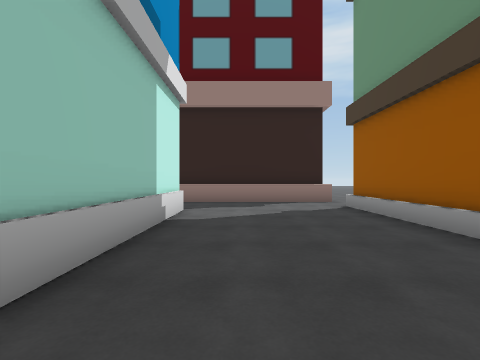
View 1 (above)

24 first-person views from a walk through a 3-D level made in the Unity game engine. The camera is 1.3 m above the floor, looks level and sees 85° across. The floor is counted in squares, 2 m on a side. Each view is taken from the middle of a square. On the plan, view 1 faces up. The plan holds only what a view shows up to about 9 squares ahead; the rest is blank. The place goes on beyond the plan. The player character is not drawn. Some surface patterns are stand-ins.

View 2
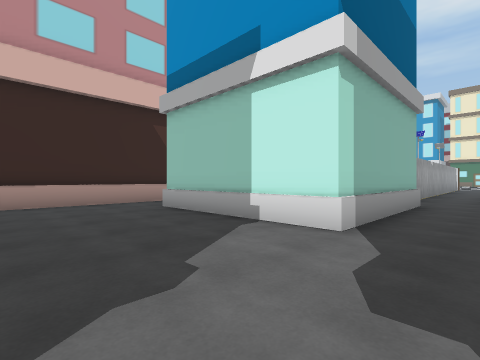

View 3
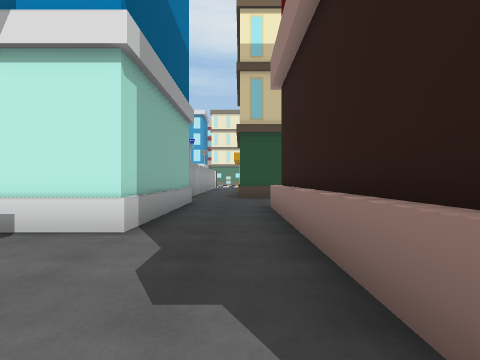

View 4
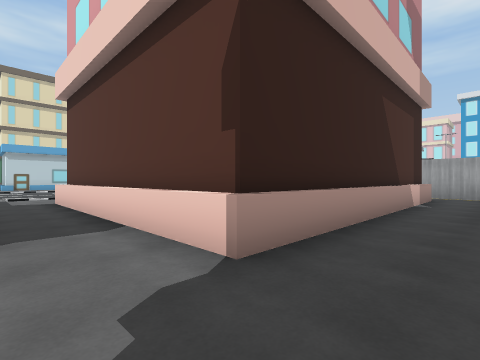

View 5
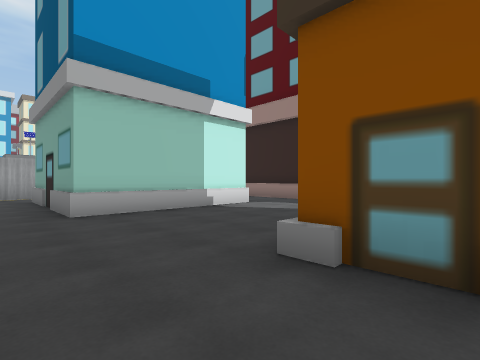

View 6
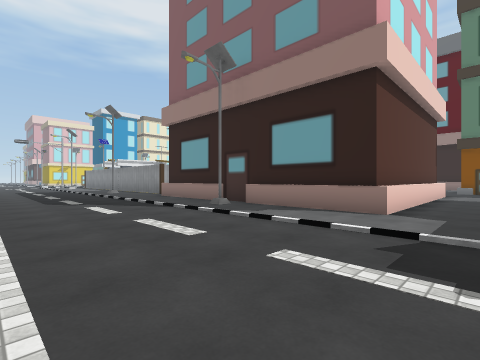

View 7
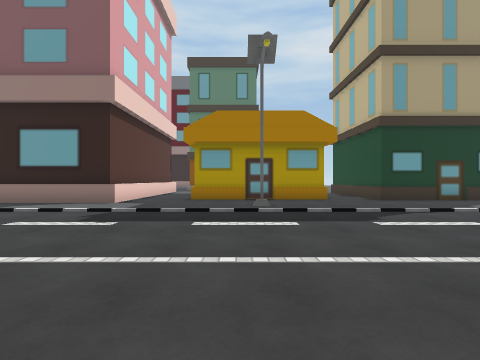

View 8
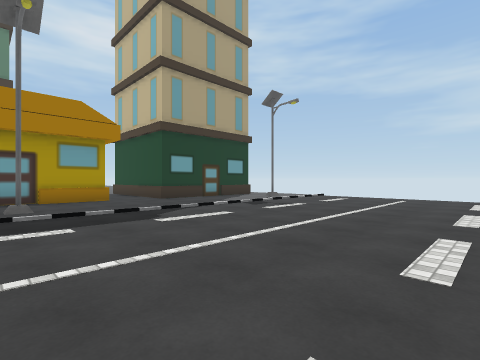

View 9
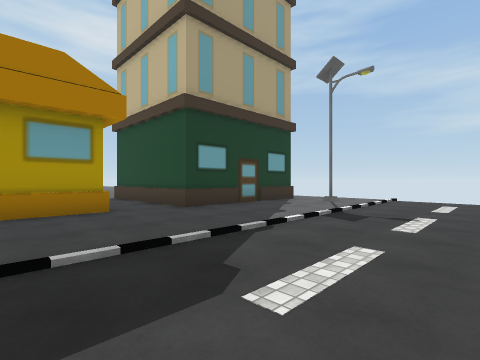

View 10
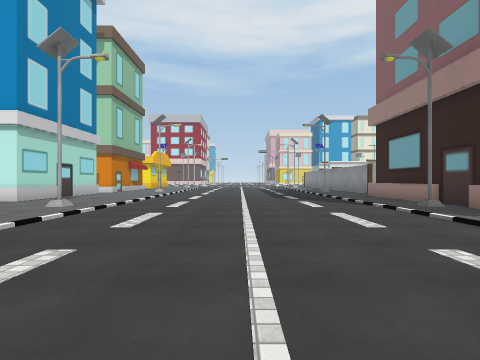

View 11
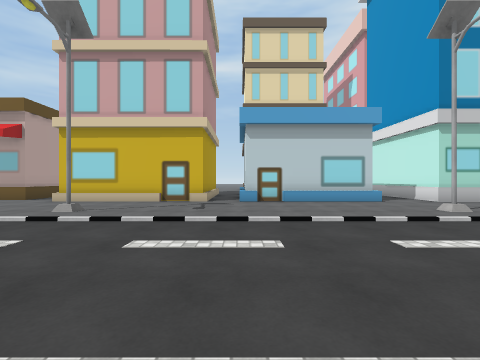

View 12
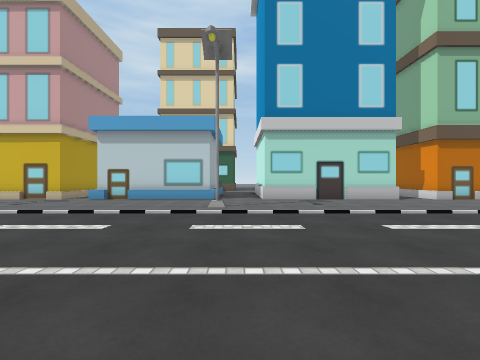

View 13
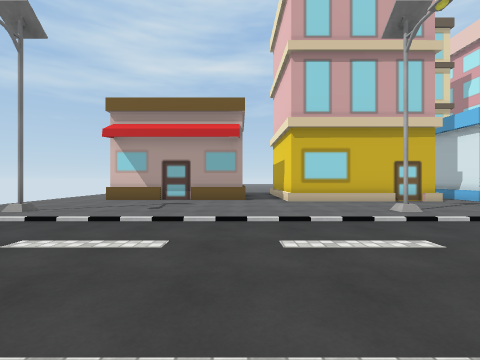

View 14
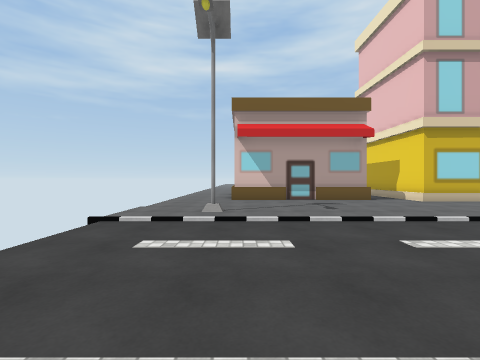

View 15
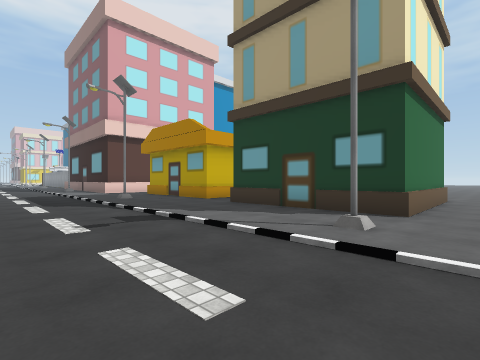

View 16
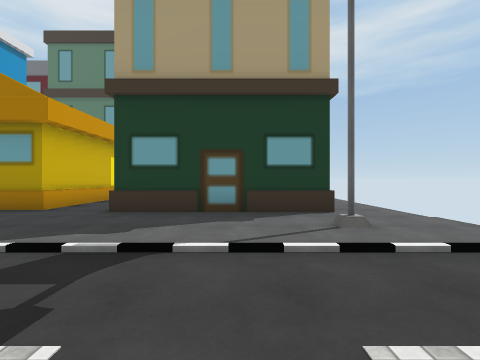

View 17
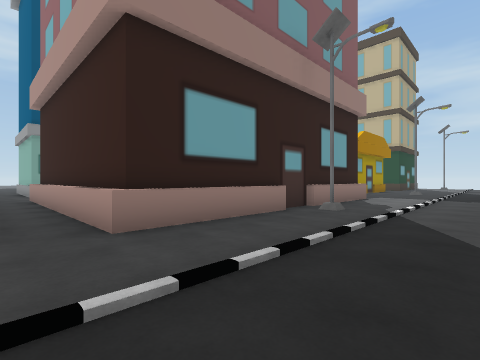

View 18
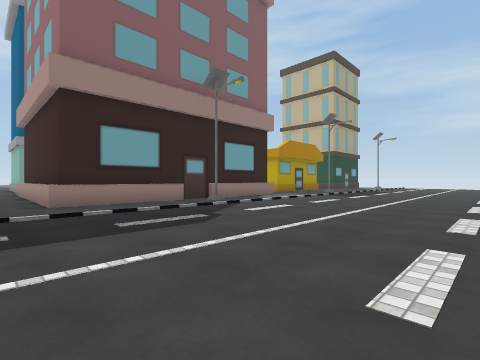

View 19
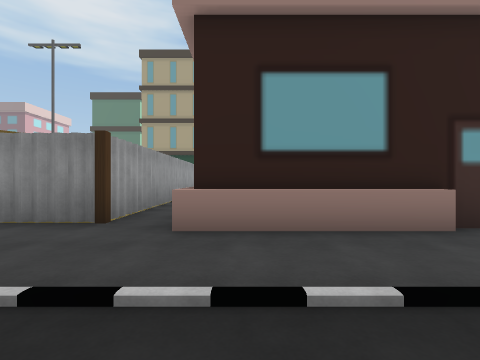

View 20
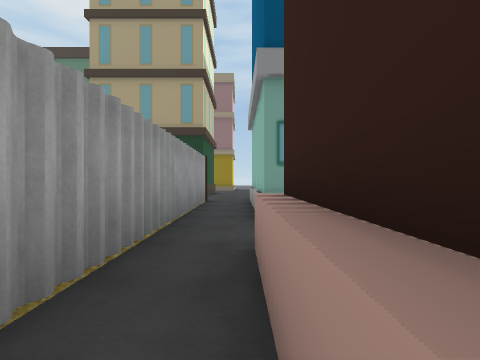

View 21
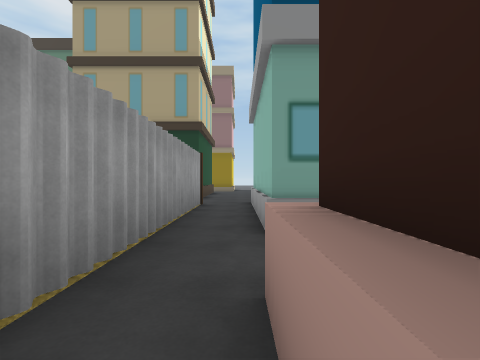

View 22
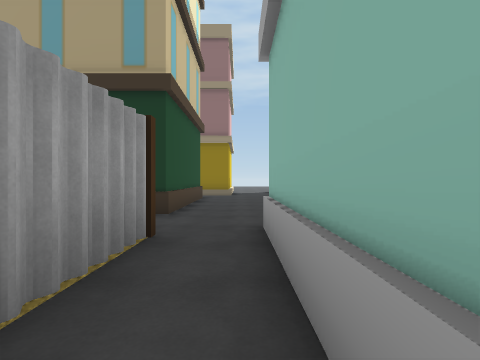

View 23
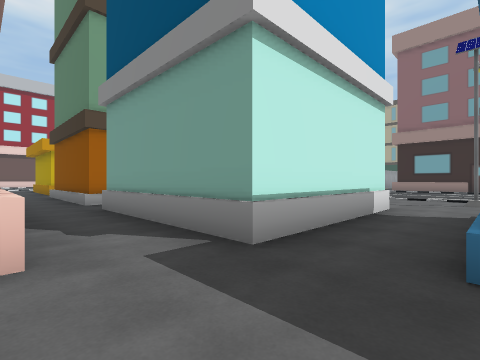

View 24
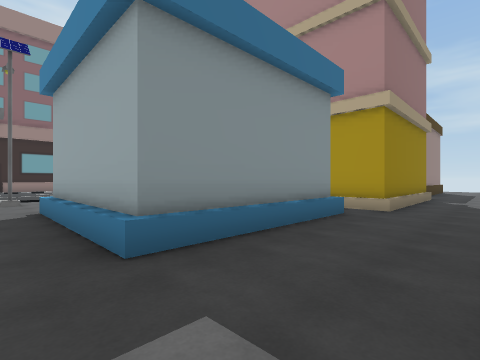

### Floor plan
Key: @ floor where view 1 was taken; # wall or solid block; x gap in a wall; . floor; / step, stairs or slope; = window, fence, low wall or low ledge; ^ raised ledge.
Columns run from 7 left of view 1 to 16 right of it. Each row starts with its distance up from view 1.
  9 ...
  8 ...#######.
  7 ...........
  6 ..........#
  5 #.####....#
  4 #.#  #....#
  3 #.#  #....#
  2 #.# ##....##
  1  .^^.^......
  0 #......@....
 -1 #.########..
 -2 #.#      #..
 -3 #.#      #..   # .#   ^.
 -4 #.#      #..   #..#   #.
 -5 #.#      #..   #..#   #.
 -6 #.#      #..####..####^.
 -7 #.########..............
 -8 ..............#.......#.
 -9 ........................
-10 ........................
-11 ........................
-12 ........................
-13 ........................
-14 ........................
-15 ........................
-16 ////////////////////////
-17 ......#.......#.......#.
-18 ........................
-19 ........................
-20 x####.^###^#####........
-21     #.#   ^#   #.#####..
-22     #.#    #
-23     #.^===^#
-24 x####......#####
-25 ................
-26   ##...........

Positions as (right, up) in squares from view 1, and headings:
1: (0, 0), facing up
2: (2, 7), facing down-left
3: (2, 7), facing left
4: (4, 1), facing down-left
5: (4, 0), facing up-left
6: (4, -13), facing up-left
7: (6, -15), facing up
8: (6, -15), facing up-right
9: (7, -12), facing up-right
10: (5, -13), facing left
11: (3, -12), facing down
12: (-2, -11), facing down
13: (10, -12), facing down
14: (14, -12), facing down
15: (16, -12), facing up-left
16: (13, -12), facing up
17: (-7, -11), facing up-right
18: (-7, -15), facing up-right
19: (-5, -11), facing up
20: (-6, -3), facing up
21: (-6, -2), facing up
22: (-6, 2), facing up
23: (-1, -26), facing up-left
24: (-2, -26), facing up-right
